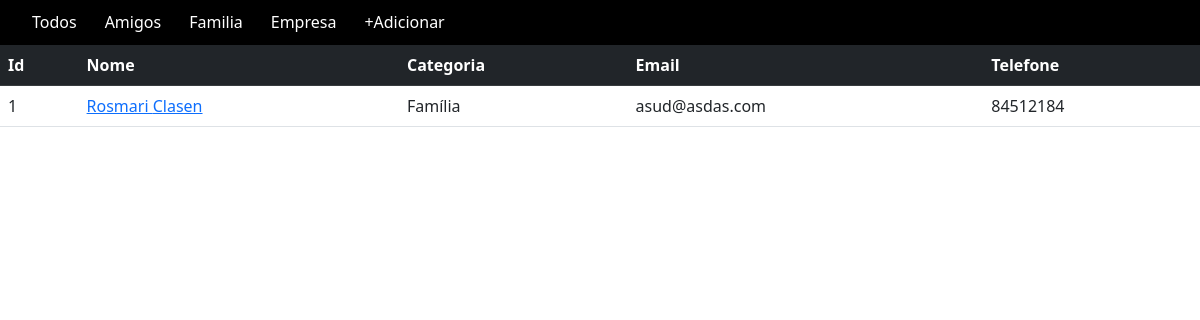
Screenshot of /familia/ with the database file from the repository.
### contatos/models.py (models this page shows, shortened)
class Contato(models.Model):
    nome = models.CharField(max_length=30)
    sobrenome = models.CharField(max_length=150)
    telefone = models.CharField(max_length=30)
    email = models.EmailField()
    data_nascimento = models.DateField()
    data_cadastro = models.DateTimeField(default=timezone.now)
    descricao = models.TextField(blank=True)
    categoria = models.ForeignKey(Categoria, on_delete=models.DO_NOTHING)
    mostrar = models.BooleanField(default=True)

class Categoria(models.Model):
    nome = models.CharField(max_length=40)
    def __str__(self):
        return self.nome

### contatos/views.py (the view)
# urls.py: path('familia/', views.familia, name='familia'),
def familia(request):
    contatos = Contato.objects.all().filter(categoria='1')
    return render(request, 'contatos/index.html',
                  {'contatos': contatos})

### contatos/templates/contatos/index.html (shortened to what this page needs)
<!DOCTYPE html>
<html lang="en">
<head>
    <link href="https://cdn.jsdelivr.net/npm/bootstrap@5.2.0/dist/css/bootstrap.min.css" rel="stylesheet">
</head>
<body>
{% include 'contatos/static/partials/_nav.html' %}
<table class="table">
  <thead class="table-dark">
    <th>Id </th>
    <th>Nome </th>
    <th>Categoria </th>
    <th>Email </th>
    <th>Telefone </th>
  </thead>
  <tbody>
    {%for contato in contatos%}
    {%if contato.mostrar%}
    <tr>
        <td>{{contato.id}}</td>
        <td><a href="{% url 'exibir_contato' contato.id%}"> {{contato.nome}} {{contato.sobrenome}} </a> </td>
        <td>{{contato.categoria}}</td>
        <td>{{contato.email}}</td>
        <td>{{contato.telefone}}</td>
    </tr>
    {%endif%}
    {%endfor%}
  </tbody>
</table>
</body>
</html>

### rows the page displays
Contato: id "1", nome "Rosmari", sobrenome "Clasen", categoria "Família", email "asud@asdas.com", telefone "84512184"
